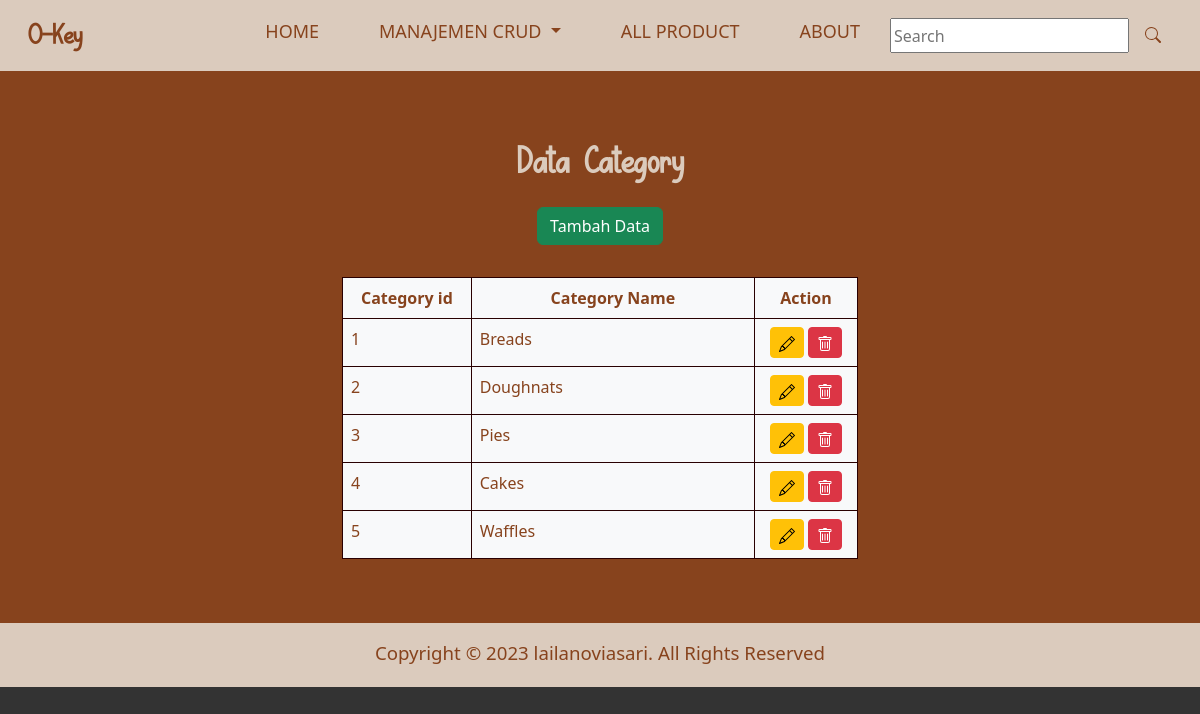
The page /pages/CRUD/category.php on the database as committed earlier.
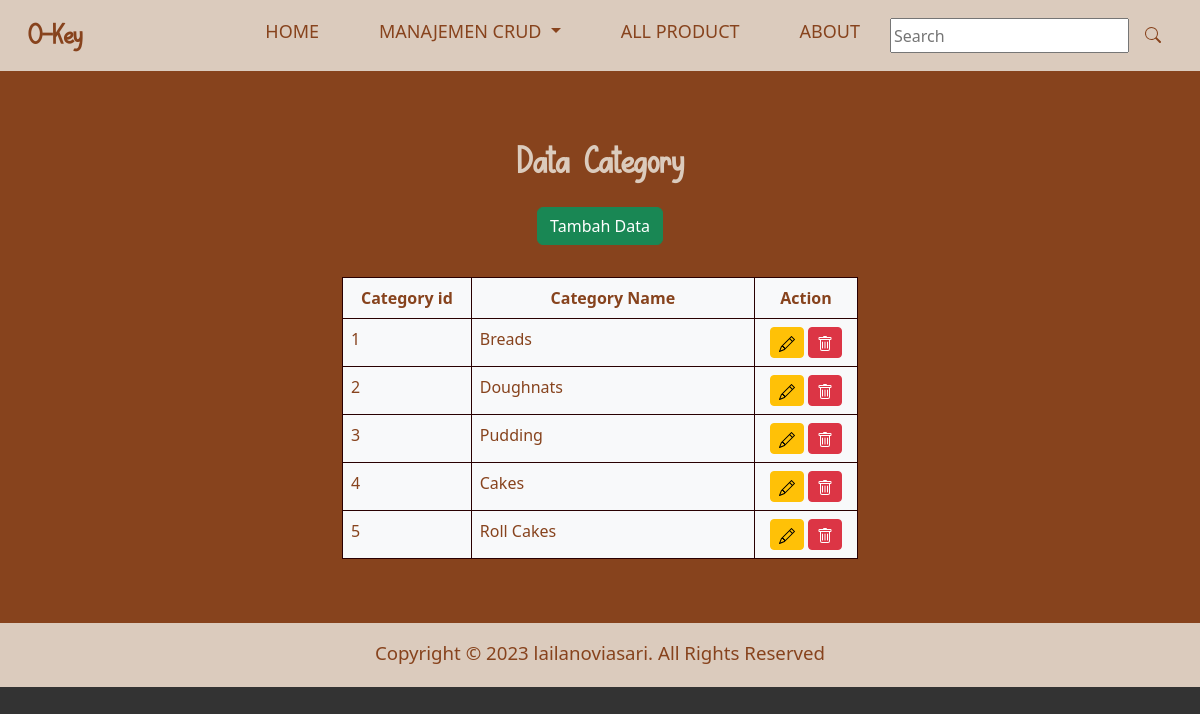
The same page on the database as committed later.
### tables this page shows
CREATE TABLE `category` (
  `category_id` int(11) NOT NULL,
  `category_name` varchar(20) NOT NULL
);

### pages/CRUD/category.php (the view, shortened to what this page needs)
<?php
include("../../database/connection.php");
$categories = mysqli_query($connection, "SELECT * FROM category");
?>
<!DOCTYPE html>
<html lang="en">
<head>
    <link href="https://cdn.jsdelivr.net/npm/bootstrap@5.2.3/dist/css/bootstrap.min.css" rel="stylesheet">
    <link href="../../assets/css/style.css" rel="stylesheet" />
</head>
<body>
    <nav class="navbar navbar-expand-lg navbar-light bg-nav px-3 sticky-top">
        <div class="container-fluid">
            <a class="navbar-brand" href="index.php">O-Key</a>
            <div class="collapse navbar-collapse" id="collapsibleNavId">
                <ul class="navbar-nav ms-auto mb-2 ">
                    <li class="nav-item active">
                        <a class="nav-link active" href="../../index.php">Home</a>
                    </li>
                    <li class="nav-item dropdown">
                        <a class="nav-link dropdown-toggle" href="#" role="button" data-bs-toggle="dropdown" aria-expanded="false">
                            Manajemen CRUD
                        </a>
                    </li>
                    <li class="nav-item">
                        <a class="nav-link" href="../all_product.php">All Product</a>
                    </li>
                    <li class="nav-item">
                        <a class="nav-link" href="../about.php">About</a>
                    </li>
                </ul>
                <form class="search d-flex" role="search">
                    <input class="form me-2" type="search" placeholder="Search" aria-label="Search">
                    <button class="btn my-2 my-sm-0 nav_search-btn" type="submit">
                    </button>
                </form>
            </div>
        </div>
    </nav>
    <div id="tabel_data" class="container-fluid bg-coklat p-5">
        <div class="my-3">
            <p class="text-second text-center">Data Category</p>
            <div class="text-center pb-3">
                <button type="button" class="btn btn-success" data-bs-toggle="modal" data-bs-target="#modal_add_data">Tambah Data</button>
            </div>
        </div>
        <div class="row align-items-center justify-content-center px-5">
            <table class="table table-bordered table-responsive bg-light" style="width: 50%;">
                <thead>
                    <tr class="text-center">
                        <th scope="col" width="25%">Category id</th>
                        <th scope="col">Category Name</th>
                        <th scope="col" width="20%">Action</th>
                    </tr>
                </thead>
                <tbody>
                    <?php foreach ($categories as $key => $data) { ?>
                        <tr>
                            <td><?php echo $data['category_id'] ?></td>
                            <td><?php echo $data['category_name'] ?></td>
                            <td class="text-center">
                                <button type="button" id="btn_edit" class="btn btn-warning btn-sm" data-bs-toggle="modal" data-bs-target="#modal_edit_data" onclick="edit_data(<?php echo $data['category_id'] ?>)">
                                </button>
                                <a href="delete/delete_category.php?id=<?php echo $data['category_id'] ?>" class="btn btn-danger btn-sm" onclick="return confirm('Are you sure you want to delete this item?');">
                                </a>
                            </td>
                        </tr>
                    <?php } ?>
                </tbody>
            </table>
        </div>
    </div>
    <footer class="container-fluid text-center bg-nav pt-3 pb-1">
        <div class="container">
            <p>Copyright &copy; 2023 lailanoviasari. All Rights Reserved</p>
        </div>
    </footer>
</body>
</html>

Rows that differ between the two databases and show on the page:
changed category id 3: category_name "Pies" → "Pudding"
changed category id 5: category_name "Waffles" → "Roll Cakes"
